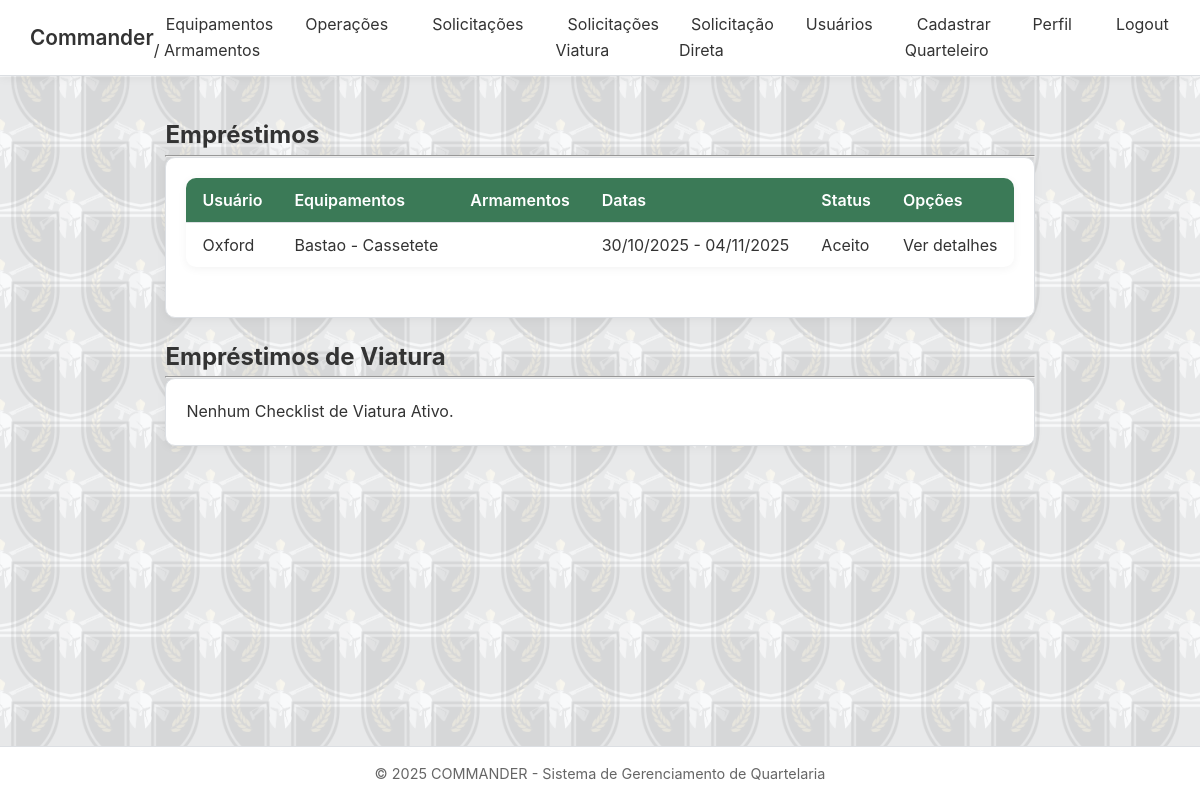
Before: /homeQuarteleiro.php (signed in) with the older database file.
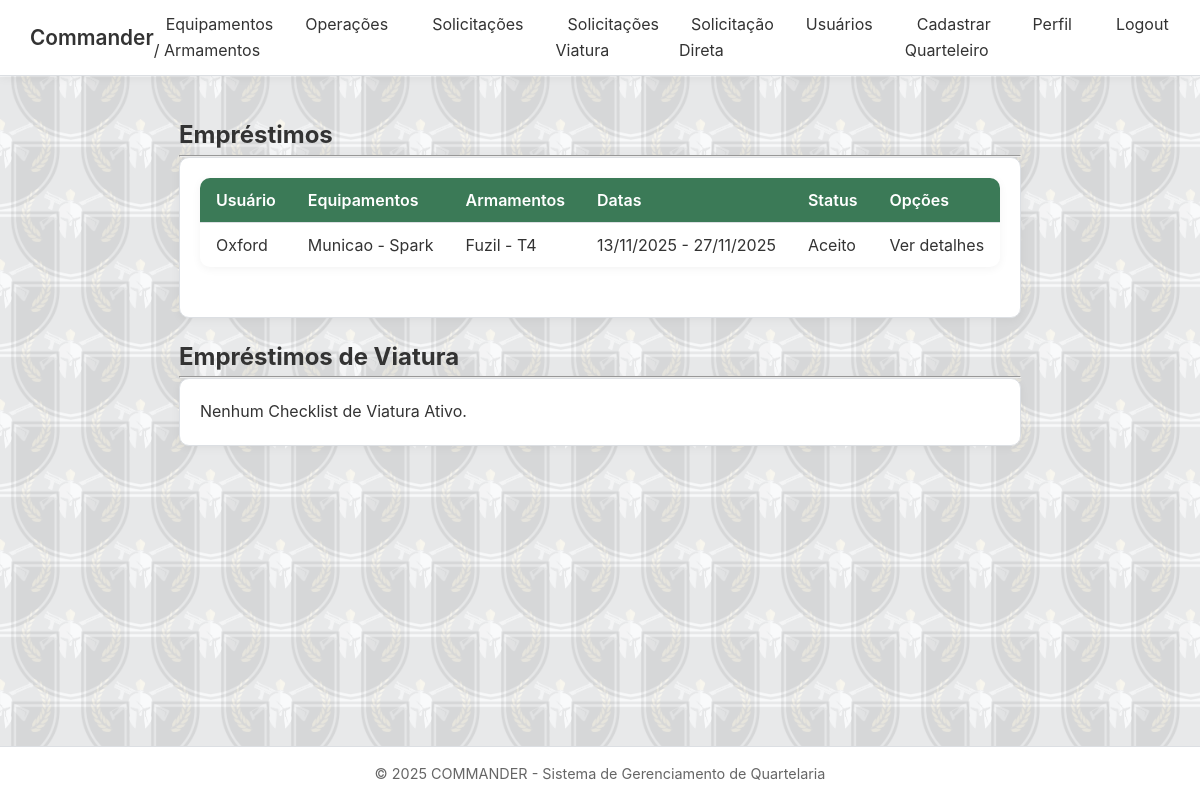
After: the same page with the newer database file.
### tables this page shows
CREATE TABLE IF NOT EXISTS `solicitacao_itens` (
  `id_solicitacao_itens` int NOT NULL AUTO_INCREMENT,
  `id_usuario` int NOT NULL,
  `motivo_solicitacao` text NOT NULL,
  `data_solicitacao` datetime NOT NULL,
  `data_devolucao_item` date NOT NULL,
  `data_devolucao_real_item` timestamp NOT NULL DEFAULT CURRENT_TIMESTAMP,
  `status_solicitacao` text NOT NULL,
  `observacao_item` varchar(600) NOT NULL,
  `id_item` int NOT NULL,
  `tipo_item` varchar(50) NOT NULL,
  `quantidade` int NOT NULL,
  `id_solicitacao` int DEFAULT NULL,
  PRIMARY KEY (`id_solicitacao_itens`),
  KEY `fk_id_usuario_solicitacao` (`id_usuario`)
);

CREATE TABLE IF NOT EXISTS `usuarios` (
  `id_usuario` int NOT NULL AUTO_INCREMENT,
  `nome_usuario` varchar(255) NOT NULL,
  `identidade_funcional_usuario` int NOT NULL,
  `email_usuario` varchar(255) NOT NULL,
  `senha_usuario` varchar(255) NOT NULL,
  `perfil_usuario` tinyint(1) NOT NULL,
  `data_cadastro_usuario` datetime NOT NULL,
  PRIMARY KEY (`id_usuario`)
);

CREATE TABLE IF NOT EXISTS `equipamentos` (
  `id_equipamento` int NOT NULL AUTO_INCREMENT,
  `nome_equipamento` varchar(255) NOT NULL,
  `tipo_equipamento` text NOT NULL,
  `quantidade_equipamento` int NOT NULL,
  `quantidade_disponivel_equipamento` int NOT NULL,
  `ultima_atualizacao_equipamento` datetime DEFAULT CURRENT_TIMESTAMP ON UPDATE CURRENT_TIMESTAMP,
  `status_equipamento` int NOT NULL,
  PRIMARY KEY (`id_equipamento`)
);

CREATE TABLE IF NOT EXISTS `armamentos` (
  `id_armamento` int NOT NULL AUTO_INCREMENT,
  `nome_armamento` varchar(255) NOT NULL,
  `tipo_armamento` text NOT NULL,
  `calibre_armamento` text NOT NULL,
  `codigo_armamento` int NOT NULL,
  `status_armamento` int NOT NULL,
  PRIMARY KEY (`id_armamento`)
);

### homeQuarteleiro.php (the view, shortened to what this page needs)
<?php
include("conecta.php");
$query = "SELECT si.id_solicitacao, si.data_solicitacao, si.data_devolucao_item, si.status_solicitacao,
                 u.nome_usuario, si.tipo_item, si.id_item,
                 e.nome_equipamento, e.tipo_equipamento,
                 a.nome_armamento, a.tipo_armamento
          FROM solicitacao_itens si
          JOIN usuarios u ON si.id_usuario = u.id_usuario
          LEFT JOIN equipamentos e ON si.id_item = e.id_equipamento AND si.tipo_item = 'equipamento'
          LEFT JOIN armamentos a ON si.id_item = a.id_armamento AND si.tipo_item = 'armamento'
          WHERE si.status_solicitacao = 'Aceito'
          ORDER BY si.id_solicitacao";
$resultado = mysqli_query($conexao, $query);
$id_atual = 0;
$equipamentos = "";
$armamentos = "";
$query_vtr = "SELECT
                sv.id_solicitacao_viatura,
                sv.data_solicitacao_viatura,
                sv.quilometragem,
                sv.placa_veiculo,
                sv.status_solicitacao_viatura,
                u.nome_usuario
              FROM solicitacao_viatura sv
              JOIN usuarios u ON sv.id_usuario = u.id_usuario
              WHERE sv.status_solicitacao_viatura = 'Ativo'
              ORDER BY sv.data_solicitacao_viatura ASC";
$resultado_vtr = mysqli_query($conexao, $query_vtr);
?>
<!DOCTYPE html>
<html lang="pt-br">
<head>
    <link rel="stylesheet" href="style.css">
</head>
<body>
  <header>
    <nav>
      <div class="logo"><a href="homeQuarteleiro.php">Commander</a></div>
      <ul>
        <li><a href="equipamentos.php" class="ativo">Equipamentos / Armamentos</a></li>
        <li><a href="operacoes.php">Operações</a></li>
        <li><a href="solicitacoesQuarteleiro.php">Solicitações</a></li>
        <li><a href="solicitacoesVtr.php">Solicitações Viatura</a></li>
        <li><a href="solicitarSolicitante.php">Solicitação Direta</a></li>
        <li><a href="listarUsuarios.php">Usuários</a></li>
        <li><a href="cadastrarQuarteleiro.php">Cadastrar Quarteleiro</a></li>
        <li><a href="editarPerfil.php">Perfil</a></li>
        <li><a href="logout.php">Logout</a></li>
      </ul>
    </nav>
  </header>
  <main class="container">
    <section>
      <h1>Empréstimos</h1>
      <hr>
      <div class="card">
        <?php
        if(mysqli_num_rows($resultado) <= 0){
            echo "<p>Nenhum Empréstimo Ativo.</p>";
        } else {
            echo "<table>
                    <tr>
                        <th>Usuário</th>
                        <th>Equipamentos</th>
                        <th>Armamentos</th>
                        <th>Datas</th>
                        <th>Status</th>
                        <th>Opções</th>
                    </tr>";
            while ($dados = mysqli_fetch_assoc($resultado)) {
                $id = $dados['id_solicitacao'];
                if ($id != $id_atual) {
                    $id_atual = $id;
                    $nome = $dados['nome_usuario'];
                    $data_solicitacao = date("d/m/Y", strtotime($dados['data_solicitacao']));
                    $data_devolucao = date("d/m/Y", strtotime($dados['data_devolucao_item']));
                    $status = $dados['status_solicitacao'];
                }
                if ($dados['tipo_item'] == 'equipamento') {
                    $equipamentos .= $dados['tipo_equipamento'] . " - " . $dados['nome_equipamento'] . "<br>";
                } elseif ($dados['tipo_item'] == 'armamento') {
                    $armamentos .= $dados['tipo_armamento'] . " - " . $dados['nome_armamento'] . "<br>";
                }
            }
            if ($id_atual != 0) {
                echo "<tr>
                        <td>$nome</td>
                        <td>$equipamentos</td>
                        <td>$armamentos</td>
                        <td>$data_solicitacao - $data_devolucao</td>
                        <td>$status</td>
                        <td><a href='verDetalhesEmprestimo.php?id=$id_atual'>Ver detalhes</a></td>
                      </tr>";
            }
            echo "</table>";
        }
        ?>
      </div>
    </section>
    <section>
      <h2>Empréstimos de Viatura</h2>
      <hr>
      <div class="card">
        <?php
        if(mysqli_num_rows($resultado_vtr) <= 0){
            echo "<p>Nenhum Checklist de Viatura Ativo.</p>";
        }
        ?>
      </div>
    </section>
  </main>
  <footer>
   &copy; <?php echo date("Y"); ?> COMMANDER - Sistema de Gerenciamento de Quartelaria
  </footer>
</body>
</html>

Changed rows visible on the page:
no longer on this page (row edited): solicitacao_itens: id_usuario.nome_usuario "Oxford", equipamentos.tipo_equipamento "Bastao", equipamentos.nome_equipamento "Cassetete", data_solicitacao "30/10/2025", data_devolucao_item "04/11/2025", status_solicitacao "Aceito"
now on this page (row unchanged): usuarios: nome_usuario "Oxford"
now on this page (row edited): equipamentos: tipo_equipamento "Municao", nome_equipamento "Spark"
now on this page (row edited): armamentos: tipo_armamento "Fuzil", nome_armamento "T4"
added solicitacao_itens: data_solicitacao "13/11/2025", data_devolucao_item "27/11/2025", status_solicitacao "Aceito"
